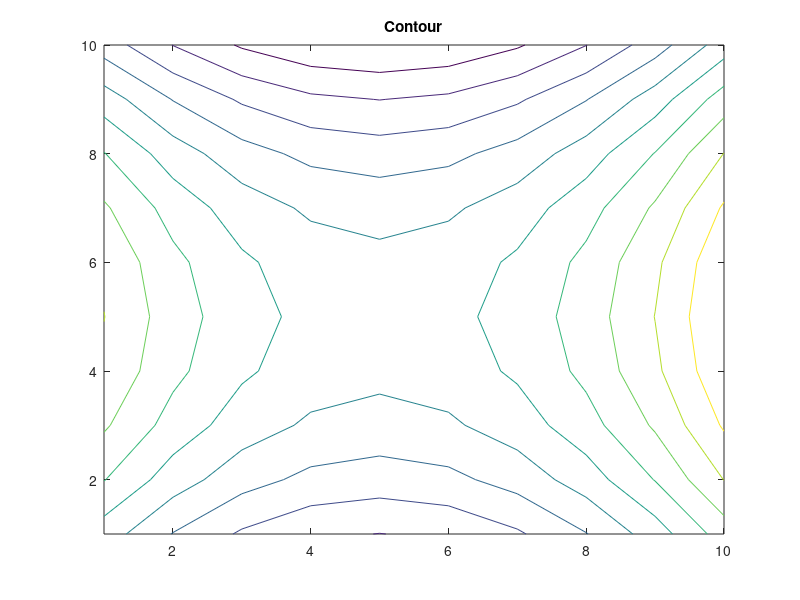
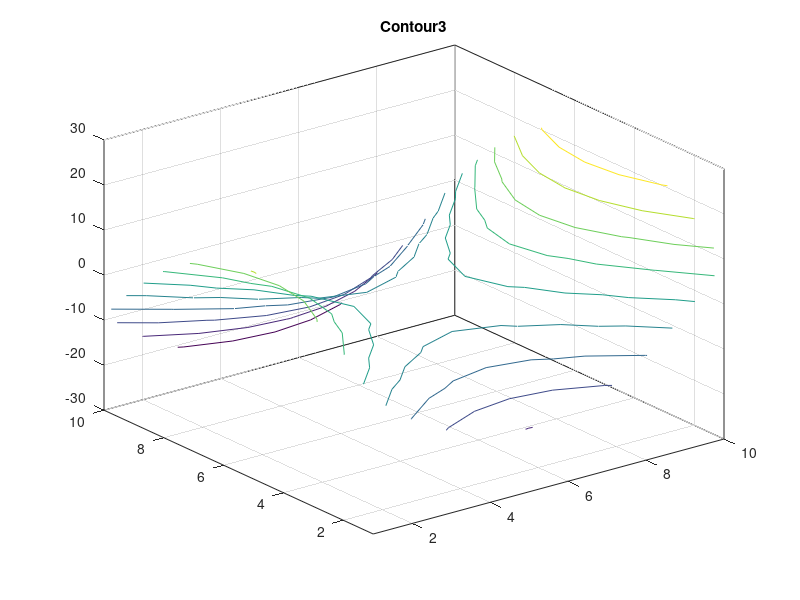
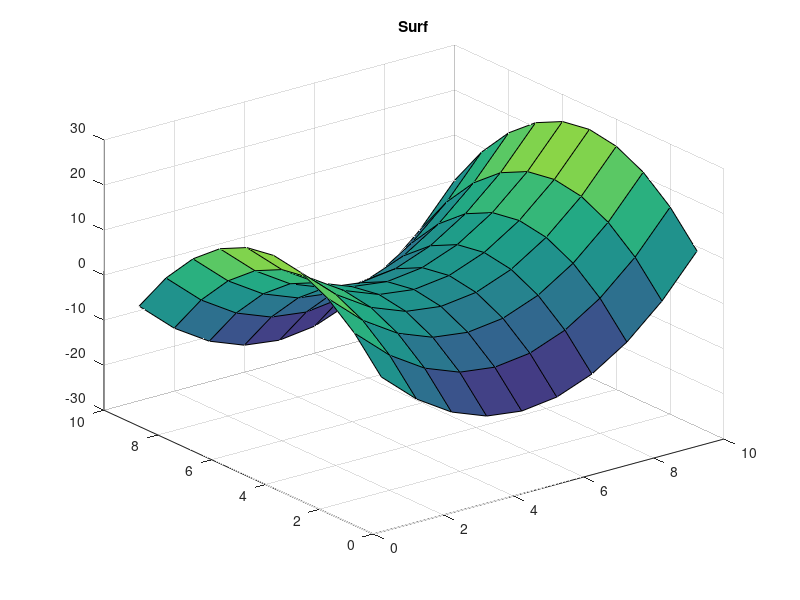
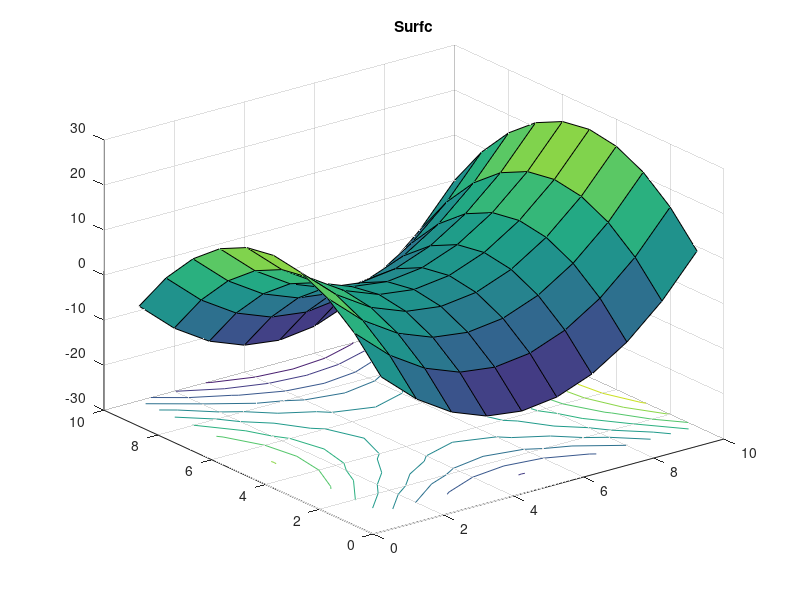

Recreate these plots in MATLAB, in order.
[x,y] = meshgrid(1:10, 1:10);
z = (x - 5).^2 - (y - 5).^2;

figure
contour(z)
title('Contour')

figure
contour3(z)
title('Contour3')

figure
surf(z)
title('Surf')

figure
surfc(z)
title('Surfc')

figure
surfl(z)
title('Surfl')

figure
mesh(z)
title('Mesh')

figure
meshc(z)
title('Meshc')

figure
meshz(z)
title('Meshz')

figure
waterfall(z)
title('Waterfall')
